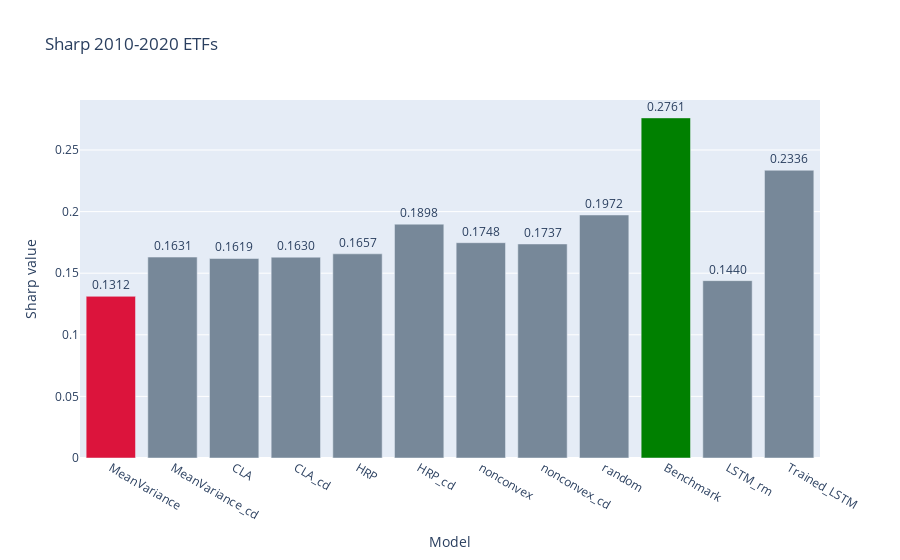

Notebook cell for this chart:
### Code cell
plotSharpValues(df_sharp['Sharp_Ratio'], "Sharp 2010-2020 ETFs")

### Figure 1 — Plotly figure (JSON) as saved in the notebook; plotly's stock layout.template omitted (floating-point values rounded to 4 significant figures)
{"data": [{"alignmentgroup": "True", "hovertemplate": "variable=Sharp_Ratio<br>Model=%{x}<br>Sharp value=%{y}<extra></extra>", "legendgroup": "Sharp_Ratio", "marker": {"color": ["crimson", "lightslategray", "lightslategray", "lightslategray", "lightslategray", "lightslategray", "lightslategray", "lightslategray", "lightslategray", "green", "lightslategray", "lightslategray"]}, "name": "Sharp_Ratio", "offsetgroup": "Sharp_Ratio", "orientation": "v", "showlegend": true, "text": [0.1312, 0.1631, 0.1619, 0.163, 0.1657, 0.1898, 0.1748, 0.1737, 0.1972, 0.2761, 0.144, 0.2336], "textposition": "outside", "texttemplate": "%{text:.4f}", "type": "bar", "x": ["MeanVariance", "MeanVariance_cd", "CLA", "CLA_cd", "HRP", "HRP_cd", "nonconvex", "nonconvex_cd", "random", "Benchmark", "LSTM_rm", "Trained_LSTM"], "xaxis": "x", "y": [0.1312, 0.1631, 0.1619, 0.163, 0.1657, 0.1898, 0.1748, 0.1737, 0.1972, 0.2761, 0.144, 0.2336], "yaxis": "y"}], "layout": {"barmode": "group", "legend": {"title": {"text": "variable"}, "tracegroupgap": 0}, "showlegend": false, "title": {"text": "Sharp 2010-2020 ETFs"}, "xaxis": {"anchor": "y", "domain": [0, 1], "title": {"text": "Model"}}, "yaxis": {"anchor": "x", "domain": [0, 1], "title": {"text": "Sharp value"}}}}
